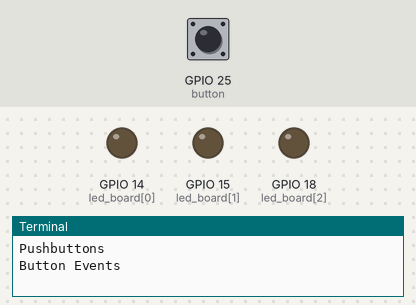
A program run on a simulated Raspberry Pi (BCM pin numbers). Shown: output pins drawn as LEDs (lit = HIGH), the last lines printed to the terminal. Inputs (shaded band) come from the test bench; at power-on: GPIO 25 (button) HIGH.

Above: at 1.2 s.
1.3 s: GPIO 25 (button) pulled LOW for 3.2 s
At 3.0 s:
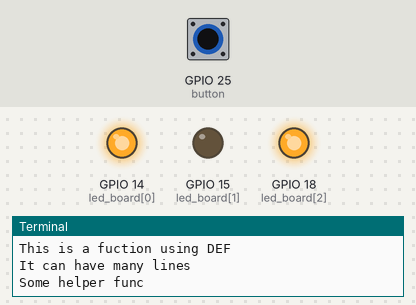
Timing chart, 0 to 4.8 s (numbered marks = the images above; inputs shaded):
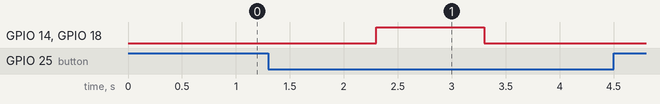

Measured:
- after the input at 1.3 s, GPIO 14 (led_board[0]), GPIO 18 (led_board[2]): LOW → HIGH after 1.0 s, → LOW 1.0 s later

The program:

pushbuttons.py
```python
import gpiozero as gz
import time
import signal

def button_state():
    button = gz.Button(25)

    while(True):
        if button.is_pressed:
            print("Button is pressed")
        else:
            print("Button is NOT pressed")
        time.sleep(0.5)

def function_using_def():
    print("This is a fuction using DEF")
    print("It can have many lines")

function_using_lambda = lambda: print("This is a func object using lambda")

def some_helper_function(led_board, brightness):
    print("Some helper func")
    led_board.value = (brightness, 0 , brightness)
    time.sleep(1)
    led_board.off()
    time.sleep(1)


def button_events():
    print ("Button Events")
    button = gz.Button(25)
    led_board = gz.LEDBoard(14, 15, 18)
    button.when_pressed = function_using_def
    button.when_released = function_using_lambda
    button.when_held = lambda: some_helper_function(led_board, 0.3)


    signal.pause()


def main():
    print("Pushbuttons")
    #button_state()
    button_events()


main()
```
